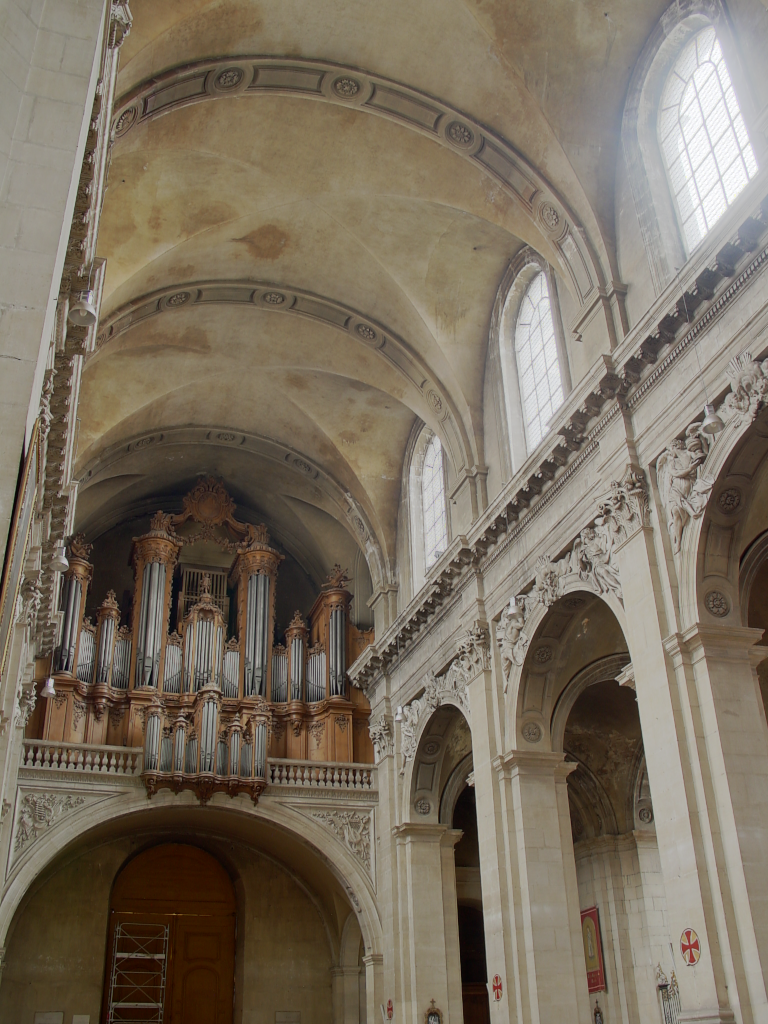
#> input picture Learning Tasks/HDR/hdrvdp-3.0.6/examples/nancy_church_mai11.png, 768 x 1024 px
$ python -i WBsRGB.py   (imports and definitions only)
#> lines starting #> are read from the running program, lines starting #| are printed output that depends on the picture
## White-balance model class
#
# Copyright (c) 2018-present, Mahmoud Afifi
# York University, Canada
# mafifi@eecs.yorku.ca | m.3afifi@gmail.com
#
# This source code is licensed under the license found in the
# LICENSE file in the root directory of this source tree.
# All rights reserved.
#
# Please cite the following work if this program is used:
# Mahmoud Afifi, Brian Price, Scott Cohen, and Michael S. Brown,
# "When color constancy goes wrong: Correcting improperly white-balanced
# images", CVPR 2019.
#
##########################################################################


import numpy as np
import numpy.matlib
import cv2


class WBsRGB:
  def __init__(self, gamut_mapping=2, upgraded=0):
    if upgraded == 1:
      self.features = np.load('HDR/white_balance/models/features+.npy')  # encoded features
      self.mappingFuncs = np.load('HDR/white_balance/models/mappingFuncs+.npy')  # correct funcs
      self.encoderWeights = np.load('HDR/white_balance/models/encoderWeights+.npy')  # PCA matrix
      self.encoderBias = np.load('HDR/white_balance/models/encoderBias+.npy')  # PCA bias
      self.K = 75  # K value for NN searching
    else:
      self.features = np.load('HDR/white_balance/models/features.npy')  # encoded features
      self.mappingFuncs = np.load('HDR/white_balance/models/mappingFuncs.npy')  # correction funcs
      self.encoderWeights = np.load('HDR/white_balance/models/encoderWeights.npy')  # PCA matrix
      self.encoderBias = np.load('HDR/white_balance/models/encoderBias.npy')  # PCA bias
      self.K = 25  # K value for nearest neighbor searching

    self.sigma = 0.25  # fall-off factor for KNN blending
    self.h = 60  # histogram bin width
    # our results reported with gamut_mapping=2, however gamut_mapping=1
    # gives more compelling results with over-saturated examples.
    self.gamut_mapping = gamut_mapping  # options: 1 scaling, 2 clipping

  # [114 lines left out: functions encode, rgb_uv_hist, correctImage, colorCorrection, normScaling, kernelP and 1 more, not called in this run]


def im2double(im):
  """ Returns a double image [0,1] of the uint8 im [0,255]. """
  return cv2.normalize(im.astype('float'), None, 0.0, 1.0, cv2.NORM_MINMAX)

>>> import cv2
>>> picture = cv2.imread('../../hdrvdp-3.0.6/examples/nancy_church_mai11.png', cv2.IMREAD_GRAYSCALE)
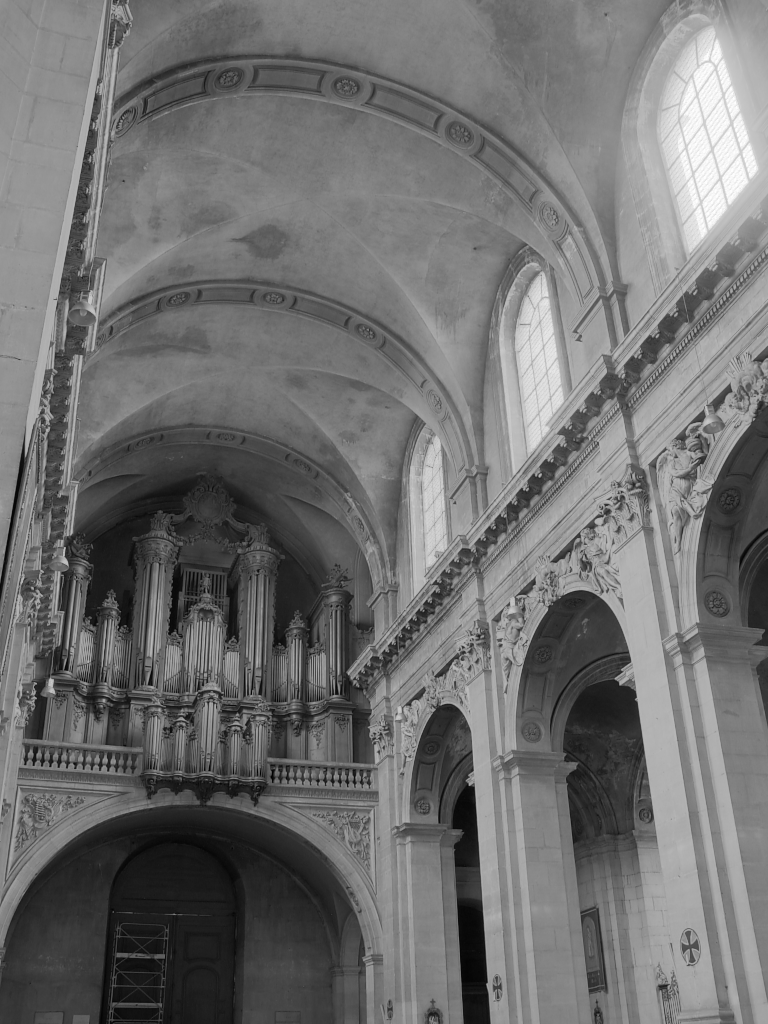
#> picture: shape (1024, 768); min 2, max 254, mean 111.4
>>> result = WBsRGB().correctImage(picture)
#> (reads Learning Tasks/dataManagement/params/features.npy from the repository)
#> (the run stopped early here; a loop or call above may not have finished)
